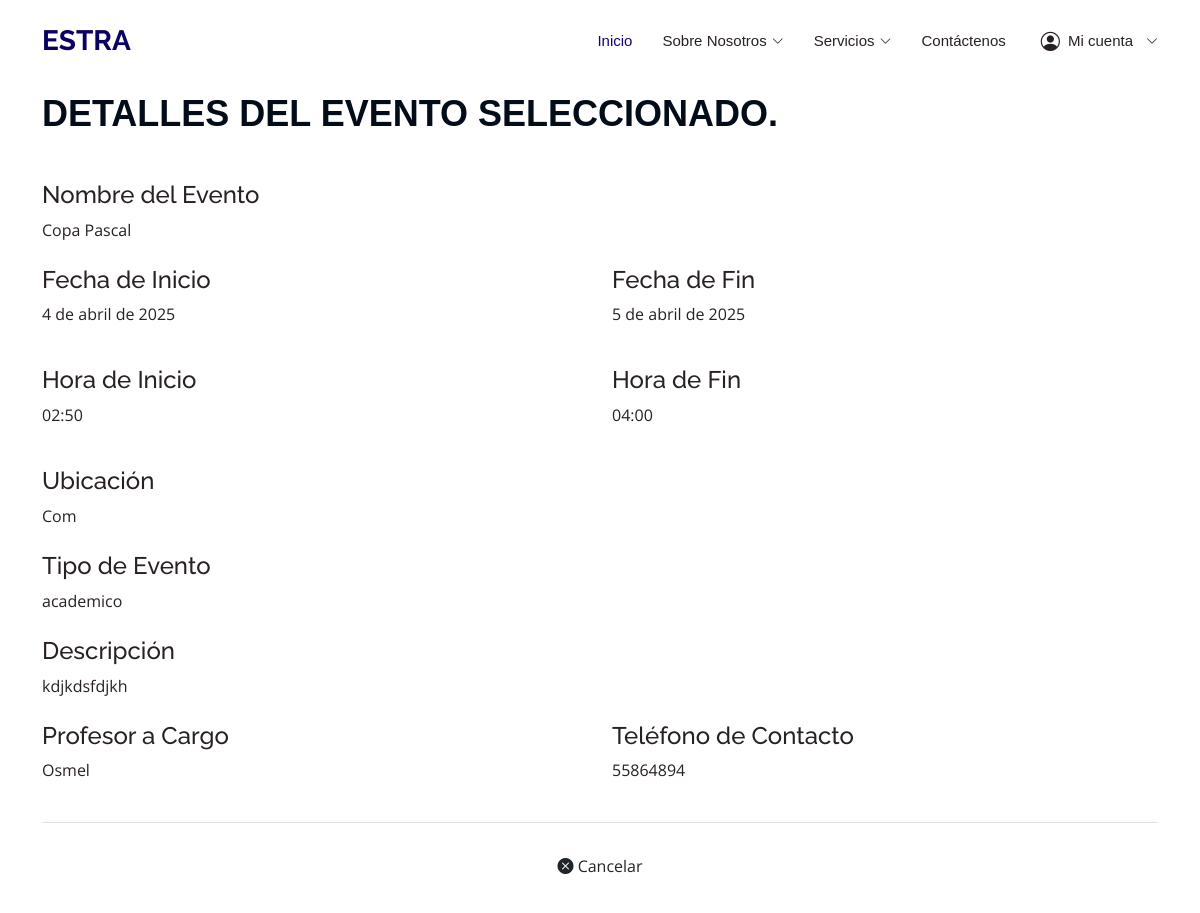
/visualizar_evento/2/, run on an earlier commit of the app's database.
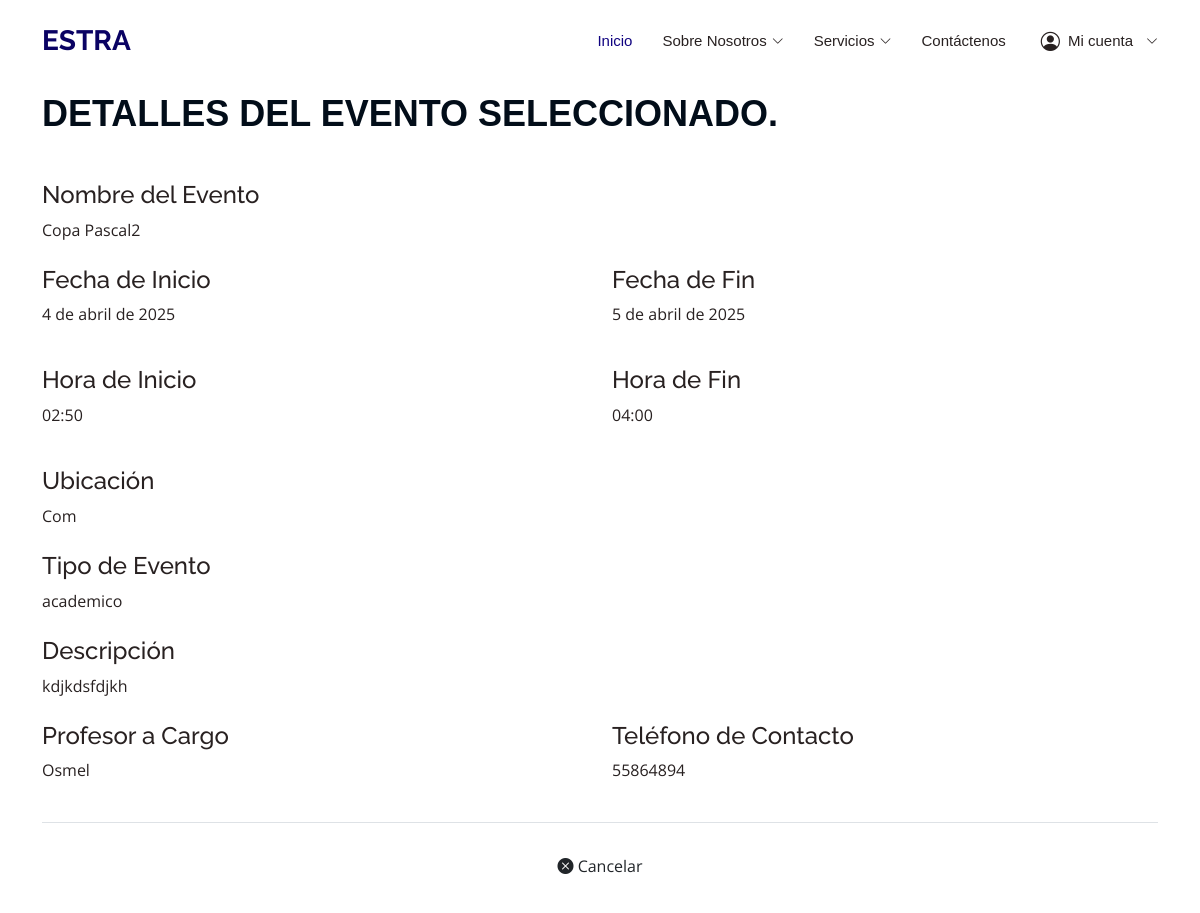
And on a later commit of the database.
### data_models/models.py (models this page shows, shortened)
class Evento(models.Model):
    nombre_evento = models.CharField(max_length=100)
    descripcion = models.TextField()
    fecha_inicio = models.DateField()
    fecha_fin = models.DateField()
    hora_inicio = models.TimeField()
    hora_fin = models.TimeField()
    ubicacion_evento = models.CharField(max_length=100)
    tipo_evento = models.CharField(
        max_length=20,
        choices=[
            ('academico', 'Académico'),
            ('cultural', 'Cultural'),
            ('deportivo', 'Deportivo'),
            ('social', 'Social'),
        ]
    )
    profesor_cargo = models.CharField(max_length=50)
    telefono_contacto = models.CharField(max_length=15)

### data_models/vistas/vistasEvento/views.py (the view)
# urls.py: path('visualizar_evento/<int:evento_id>/', visualizarEvento, name='visualizar_evento'),
def visualizarEvento(request, evento_id):
    evento = get_object_or_404(Evento, id=evento_id)
    return render(request, 'visualizar_evento.html', {'evento': evento})

### templates/visualizar_evento.html (shortened to what this page needs)
{% load static %}
<!DOCTYPE html>
<html lang="es">
<head>
  <link href="{% static 'assets/vendor/animate.css/animate.min.css' %}" rel="stylesheet">
  <link href="{% static 'assets/vendor/bootstrap/css/bootstrap.min.css' %}" rel="stylesheet">
  <link href="{% static 'assets/vendor/bootstrap-icons/bootstrap-icons.css' %}" rel="stylesheet">
  <link href="{% static 'assets/vendor/boxicons/css/boxicons.min.css' %}" rel="stylesheet">
  <link href="{% static 'assets/vendor/glightbox/css/glightbox.min.css' %}" rel="stylesheet">
  <link href="{% static 'assets/vendor/remixicon/remixicon.css' %}" rel="stylesheet">
  <link href="{% static 'assets/vendor/swiper/swiper-bundle.min.css' %}" rel="stylesheet">
  <link href="{% static 'assets/css/style.css' %}" rel="stylesheet">
</head>
<body>
  <header id="header" class="d-flex align-items-center fixed-top">
    <div class="container d-flex align-items-center">
      <h1 class="logo me-auto"><a href="{% url 'pagina_principal' %}">ESTRA</a></h1>
      <nav id="navbar" class="navbar">
        <ul>
          <li><a href="{% url 'pagina_principal' %}" class="active">Inicio</a></li>
          <li class="dropdown">
            <a href="#"><span>Sobre Nosotros</span> <i class="bi bi-chevron-down"></i></a>
          </li>
          <li class="dropdown"><a href="#"><span>Servicios</span> <i class="bi bi-chevron-down"></i></a>
          </li>
          <li><a href="{% url 'contactar' %}">Contáctenos</a></li>
          <li class="dropdown user-menu">
            <a href="#"><i class="bi bi-person-circle"></i> Mi cuenta <i class="bi bi-chevron-down"></i></a>
          </li>
        </ul>
      </nav>
    </div>
  </header>
  <section id="visualizar-evento" class="visualizar-evento">
    <div class="container">
      <div class="section-title">
        <h2>Visualizar Evento</h2>
        <p>Detalles del evento seleccionado.</p>
      </div>
      <div class="evento-details">
        <div class="detail-group mb-4">
          <h4>Nombre del Evento</h4>
          <p>{{evento.nombre_evento}}</p>
        </div>
        <div class="row mb-4">
          <div class="detail-group col-md-6">
            <h4>Fecha de Inicio</h4>
            <p>{{evento.fecha_inicio}}</p>
          </div>
          <div class="detail-group col-md-6">
            <h4>Fecha de Fin</h4>
            <p>{{evento.fecha_fin}}</p>
          </div>
        </div>
        <div class="row mb-4">
          <div class="detail-group col-md-6">
            <h4>Hora de Inicio</h4>
            <p>{{evento.hora_inicio}}</p>
          </div>
          <div class="detail-group col-md-6">
            <h4>Hora de Fin</h4>
            <p>{{evento.hora_fin}}</p>
          </div>
        </div>
        <div class="detail-group mb-4">
          <h4>Ubicación</h4>
          <p>{{evento.ubicacion_evento}}</p>
        </div>
        <div class="detail-group mb-4">
          <h4>Tipo de Evento</h4>
          <p>{{evento.tipo_evento}}</p>
        </div>
        <div class="detail-group mb-4">
          <h4>Descripción</h4>
          <p>{{evento.descripcion}}</p>
        </div>
        <div class="row mb-4">
          <div class="detail-group col-md-6">
            <h4>Profesor a Cargo</h4>
            <p>{{evento.profesor_cargo}}</p>
          </div>
          <div class="detail-group col-md-6">
            <h4>Teléfono de Contacto</h4>
            <p>{{evento.telefono_contacto}}</p>
          </div>
        </div>
        <div class="text-center mt-4 pt-4 border-top">
          <button type="button" id="boton-cancelar-evento" class="btn btn-cancelar" onclick="window.history.back()">
            <i class="bi bi-x-circle-fill"></i> Cancelar
          </button>
        </div>
      </div>
    </div>
  </section>
</body>
</html>

What changed in the data, as far as the page shows it:
changed Evento "Com": nombre_evento "Copa Pascal" → "Copa Pascal2"
